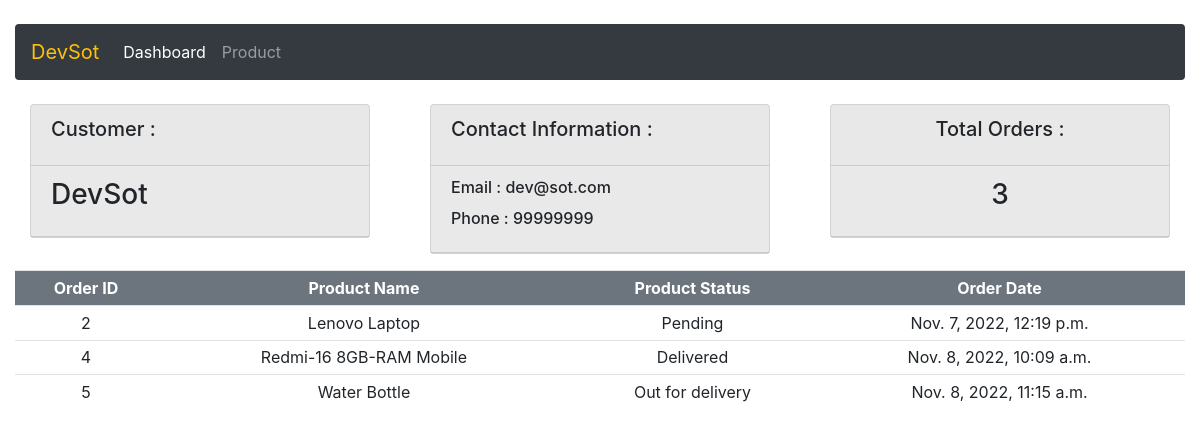
The page /customer/2 on the database its author committed.
### nik_app/models.py (models this page shows)
class Customer(models.Model):
    name = models.CharField(max_length=50,null=True)
    phone = models.CharField(max_length=50,null=True)
    email = models.EmailField()
    date_created = models.DateTimeField(auto_now_add=True, null=True)
    def __str__(self):
        return self.name

class Order(models.Model):
    STATUS=(
        ('Pending','Pending'),
        ('Out for delivery','Out for delivery'),
        ('Delivered','Delivered')
    )
    customer = models.ForeignKey(Customer, null=True, on_delete=models.SET_NULL)
    product = models.ForeignKey(Product, null=True, on_delete=models.SET_NULL)
    date_created = models.DateTimeField(auto_now_add=True, null=True)
    status = models.CharField(max_length=50,null=True, choices=STATUS)

class Product(models.Model):
    CATEGORY=(
        ('Indoor', 'Indoor'),
        ('Out Door', 'Out Door'),
    )
    name = models.CharField(max_length=50,null=True)
    price = models.FloatField()
    category = models.CharField(max_length=50,null=True, choices= CATEGORY)
    description = models.CharField(max_length=200,null=True, blank=True)
    date_created = models.DateTimeField(auto_now_add=True,null=True)
    tags = models.ManyToManyField(Tags)
    def __str__(self):
        return self.name

### nik_app/views.py (the view)
# urls.py: path('customer/<str:cust_id>',views.customer, name="Customer")
def customer(request,cust_id):
    customer = Customer.objects.all()
    user = customer.filter(id=cust_id)
    orders = Order.objects.all()
    order = orders.filter(customer = cust_id)
    totalOrder = order.count()
    return render(request,'nik-app/customer.html',{'user':user[0],'customer':user,'order':order,'totalOrder':totalOrder})

### template/nik-app/customer.html
{% extends 'nik-app/base.html' %}
{%  block content%}
<br/>
<div class="row">
    <div class="col">
        <div class="col-md">
            <div class="card mb-3" style="background-color: #f0f0f0;">
                <div class="card-header ">
                    <h5 class="card-title ">Customer : </h5>
                </div>
                <div class="card-header">
                    <h3 class="card-title">{{user}}</h3>
                </div>
            </div>
        </div>
    </div>
    <div class="col">
        <div class="col-md">
            <div class="card mb-3" style="background-color: #f0f0f0;">
                <div class="card-header">
                    <h5 class="card-title">Contact Information : </h5>
                </div>
                <div class="card-header">
                    {% for i in customer %}
                    <h6 class="card-title">Email :  {{i.email}}</h6>
                    <h6 class="card-title"> Phone :  {{i.phone}}</h6>
                    {% endfor %}
                </div>
            </div>
        </div>
    </div>
    <div class="col">
        <div class="col-md">
            <div class="card text-center mb-3" style="background-color: #f0f0f0;">
                <div class="card-header">
                    <h5 class="card-title">Total Orders : </h5>
                </div>
                <div class="card-header">
                    <h3 class="card-title">{{totalOrder}}</h3>
                </div>
            </div>
        </div>
    </div>
</div>
<div class="row">
    <div class="col">
        <table class="table table-sm text-center">
            <tr class="text-white bg-secondary">
                <th>Order ID</th>
                <th>Product Name</th>
                <th>Product Status</th>
                <th>Order Date</th>
            </tr>
            {% for itm in order %}
            <tr>
                <td>{{itm.id}}</td>
                <td>{{itm.product}}</td>
                <td>{{itm.status}}</td>
                <td>{{itm.date_created}}</td>
            </tr>
            {% endfor %}
        </table>
    </div>
</div>
{% endblock %}

### rows shown on the page
Customer: name "DevSot", email "dev@sot.com", phone "99999999"
Order: id "2", product "Lenovo Laptop", status "Pending", date_created "Nov. 7, 2022, 12:19 p.m."
Order: id "4", product "Redmi-16 8GB-RAM Mobile", status "Delivered", date_created "Nov. 8, 2022, 10:09 a.m."
Order: id "5", product "Water Bottle", status "Out for delivery", date_created "Nov. 8, 2022, 11:15 a.m."

### other values the page prints
{{ totalOrder }} "3"
